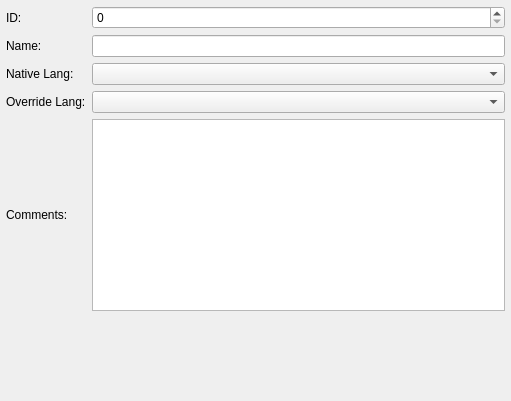
<ui version="4.0" >
 <class>UtopiaBlock</class>
 <widget class="QWidget" name="UtopiaBlock" >
  <property name="geometry" >
   <rect>
    <x>0</x>
    <y>0</y>
    <width>511</width>
    <height>401</height>
   </rect>
  </property>
  <property name="windowTitle" >
   <string>Utopia Block</string>
  </property>
  <widget class="QWidget" name="layoutWidget" >
   <property name="geometry" >
    <rect>
     <x>0</x>
     <y>0</y>
     <width>511</width>
     <height>401</height>
    </rect>
   </property>
   <layout class="QGridLayout" >
    <property name="margin" >
     <number>6</number>
    </property>
    <property name="spacing" >
     <number>6</number>
    </property>
    <item row="0" column="0" >
     <widget class="QLabel" name="IDLabel" >
      <property name="text" >
       <string>ID:</string>
      </property>
     </widget>
    </item>
    <item row="5" column="0" >
     <spacer>
      <property name="orientation" >
       <enum>Qt::Vertical</enum>
      </property>
      <property name="sizeHint" >
       <size>
        <width>20</width>
        <height>40</height>
       </size>
      </property>
     </spacer>
    </item>
    <item row="1" column="0" >
     <widget class="QLabel" name="NameLabel" >
      <property name="text" >
       <string>Name:</string>
      </property>
     </widget>
    </item>
    <item row="2" column="0" >
     <widget class="QLabel" name="NativeLangLabel" >
      <property name="text" >
       <string>Native Lang:</string>
      </property>
     </widget>
    </item>
    <item row="1" column="1" >
     <widget class="QLineEdit" name="Name" />
    </item>
    <item row="2" column="1" >
     <widget class="QComboBox" name="NativeLang" />
    </item>
    <item row="0" column="1" >
     <widget class="QSpinBox" name="ID" />
    </item>
    <item row="3" column="0" >
     <widget class="QLabel" name="OverrideLangLabel" >
      <property name="text" >
       <string>Override Lang:</string>
      </property>
     </widget>
    </item>
    <item row="3" column="1" >
     <widget class="QComboBox" name="OverrideLang" />
    </item>
    <item row="4" column="1" >
     <widget class="QTextEdit" name="Comments" />
    </item>
    <item row="4" column="0" >
     <widget class="QLabel" name="CommentsLabel" >
      <property name="text" >
       <string>Comments:</string>
      </property>
     </widget>
    </item>
   </layout>
  </widget>
 </widget>
 <resources/>
 <connections/>
</ui>
